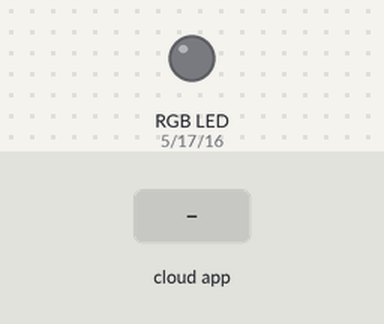
Simulated run of this sketch. Board: ESP32. Parts: an RGB LED mixed from three pins (HIGH = lit). The inputs (shaded band) are chosen by the test bench. WiFi joins after 1.5 s; servers stay silent unless stated.

Above: at 2.2 s.
2.3 s: the phone or cloud app sets led_blue to 1
At 3.7 s:
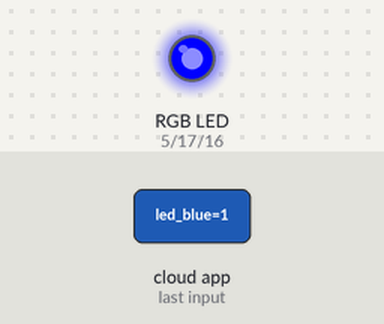
4.0 s: the phone or cloud app sets led_green to 1
At 5.0 s:
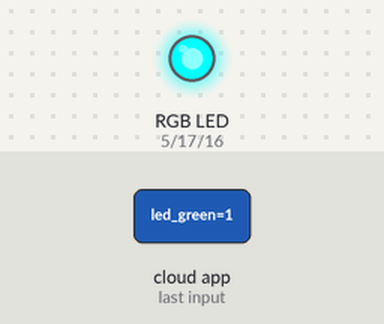
5.5 s: the phone or cloud app sets led_red to 1
At 6.2 s:
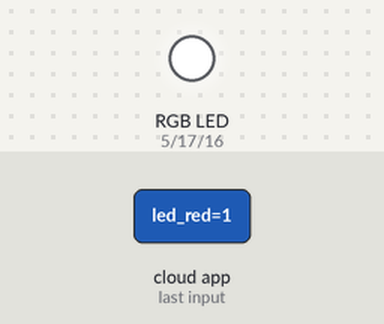
7.0 s: the phone or cloud app sets led_blue to 0
At 7.3 s:
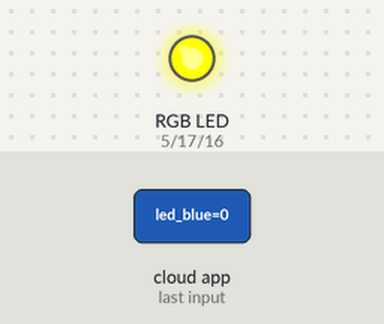
8.5 s: the phone or cloud app sets led_green to 0
At 9.7 s:
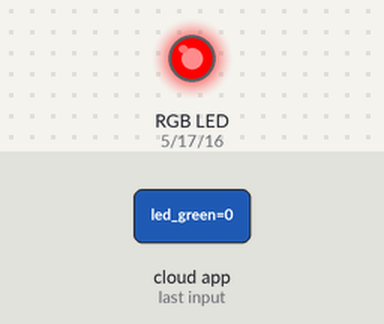
10.0 s: the phone or cloud app sets led_blue to 1
At 10.8 s:
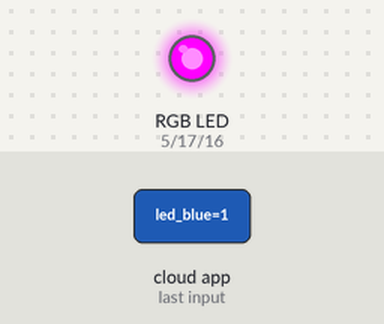
Timing chart, 0 to 12.5 s (numbered marks = the images above; inputs shaded):
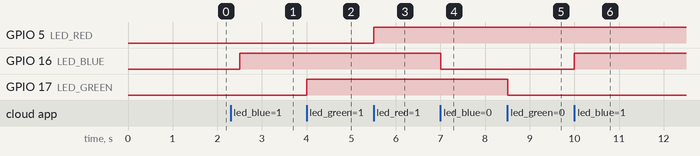

The sketch:

ex18_esp32_ARDUINO_IOT_LED_RGB.ino
```cpp
/* DÉCIMO OITAVO PROGRAMA (IoT COM ARDUINO IOT, ESP32 E LEDS)
   DANIEL RODRIGUES DE SOUSA 10/05/2024 */

/*
  Sketch gerado pelo Thing "Sem título" do Arduino IoT Cloud
  https://create.arduino.cc/cloud/things/XXXXXXXXXXXXXXXXXXXXXXXXXXXXXXXXXXXX

  Variáveis do Arduino IoT Cloud descritas

  As seguintes variáveis são automaticamente geradas e atualizadas quando houver alterações no Thing

  bool led_blue;
  bool led_green;
  bool led_red;

  As variáveis marcadas como LER/ESCREVER na nuvem do Thing também terão funções
  que serão chamadas quando seus valores forem modificados a partir da Dashboard.
  Essas funções são geradas com o Thing e adicionadas ao final desse sketch.
*/

#include "ex18_esp32_ARDUINO_IOT_LED_RGB.h"

#define LED_RED   5
#define LED_GREEN 17
#define LED_BLUE  16

void setup() {
  // Inicialize serial e aguarde a porta abrir:
  Serial.begin(115200);
  // Este atraso permite esperar por um Monitor de Série sem bloquear se nenhum for encontrado
  delay(1000);

  // Definido em thingProperties.h
  initProperties();

  // Conecte-se ao Arduino IoT Cloud
  ArduinoCloud.begin(ArduinoIoTPreferredConnection);

  /*
    A seguinte função permite obter mais informações relacionadas ao estado da rede e conexão do IoT Cloud e erros.
    O número maior, mais detalhes você terá.
    O padrão é 0 (apenas erros).
    Máximo é 4
 */
  setDebugMessageLevel(2);
  ArduinoCloud.printDebugInfo();

  pinMode(LED_RED, OUTPUT);
  pinMode(LED_GREEN, OUTPUT);
  pinMode(LED_BLUE, OUTPUT);
}

void loop() {
  ArduinoCloud.update();
   // Seu código aqui


}

/*
  Como LedRed é uma variável READ_WRITE, onLedRedChange() será executada a cada vez que um novo valor for recebido da IoT Cloud.
*/

void onLedRedChange()  {
  // Adicione seu código aqui para agir sobre o LedRed
  digitalWrite(LED_RED, led_red);
}

/*
  Como LedGreen é uma variável READ_WRITE, onLedGreenChange() será executada a cada vez que um novo valor for recebido da IoT Cloud.
*/

void onLedGreenChange()  {
  // Adicione seu código aqui para agir sobre o LedGreen
  digitalWrite(LED_GREEN, led_green);
}

/*
  Como LedBlue é uma variável READ_WRITE, onLedBlueChange() será executada a cada vez que um novo valor for recebido da IoT Cloud.
*/

void onLedBlueChange()  {
  // Adicione seu código aqui para agir sobre o LedBlue
  digitalWrite(LED_BLUE, led_blue);
}
```

ex18_esp32_ARDUINO_IOT_LED_RGB.h
```cpp
// Código gerado pela plataforma do Arduino IoT, NÃO EDITE.

#include <ArduinoIoTCloud.h>            // Biblioteca para comunicação com a nuvem do Arduino IoT
#include <Arduino_ConnectionHandler.h>  // Biblioteca para conexão Wi-Fi

const char DEVICE_LOGIN_NAME[]  = "XXXXXXXXXXXXXXXXXXXXXXXXXXXXXXXXXXXX"; // Nome de login do dispositivo na nuvem do Arduino IoT


// Define o nome da rede Wi-Fi (SSID) e senha
const char SSID[] =  "Wokwi-GUEST";                     // Nome da rede Wi-Fi (name)
const char PASS[] =  "";                                // Senha da rede Wi-Fi (use for WPA, or use as key for WEP)
const char DEVICE_KEY[]  = "XXXXXXXXXXXXXXXXXXXXXXXXX"; // Chave secreta do dispositivo para comunicação com a nuvem do Arduino IoT

void onLedBlueChange(); // Função chamada quando o valor de LedBlue for alterado na nuvem do Arduino IoT
void onLedGreenChange();// Função chamada quando o valor de LedGreen for alterado na nuvem do Arduino IoT
void onLedRedChange();  // Função chamada quando o valor de LedRed for alterado na nuvem do Arduino IoT

bool led_blue;  // Variável para armazenar o estado de LedBlue (true/false)
bool led_green; // Variável para armazenar o estado de LedGreen (true/false)
bool led_red;   // Variável para armazenar o estado de LedRed (true/false)

void initProperties() { // Função que inicializa as propriedades do dispositivo na nuvem do Arduino IoT
  ArduinoCloud.setBoardId(DEVICE_LOGIN_NAME); // Define o nome do dispositivo na nuvem do Arduino IoT
  ArduinoCloud.setSecretDeviceKey(DEVICE_KEY);// Define a chave secreta do dispositivo para comunicação com a nuvem do Arduino IoT
  ArduinoCloud.addProperty(led_blue, READWRITE, 1 * SECONDS, onLedBlueChange);  // Adiciona propriedade de leitura e escritura para LedBlue
  ArduinoCloud.addProperty(led_green, READWRITE, 1 * SECONDS, onLedGreenChange);// Adiciona propriedade de leitura e escritura para LedGreen
  ArduinoCloud.addProperty(led_red, READWRITE, 1 * SECONDS, onLedRedChange);    // Adiciona propriedade de leitura e escritura para LedRed

}

WiFiConnectionHandler ArduinoIoTPreferredConnection(SSID, PASS); // Define a conexão Wi-Fi preferida para o dispositivo
```

Measured:
- after the input at 2.3 s, GPIO 16 (LED_BLUE): LOW → HIGH after 0.20 s
- after the input at 4.0 s, GPIO 17 (LED_GREEN): LOW → HIGH at once
- after the input at 5.5 s, GPIO 5 (LED_RED): LOW → HIGH at once
- after the input at 7.0 s, GPIO 16 (LED_BLUE): HIGH → LOW at once
- after the input at 8.5 s, GPIO 17 (LED_GREEN): HIGH → LOW at once
- after the input at 10.0 s, GPIO 16 (LED_BLUE): LOW → HIGH at once
